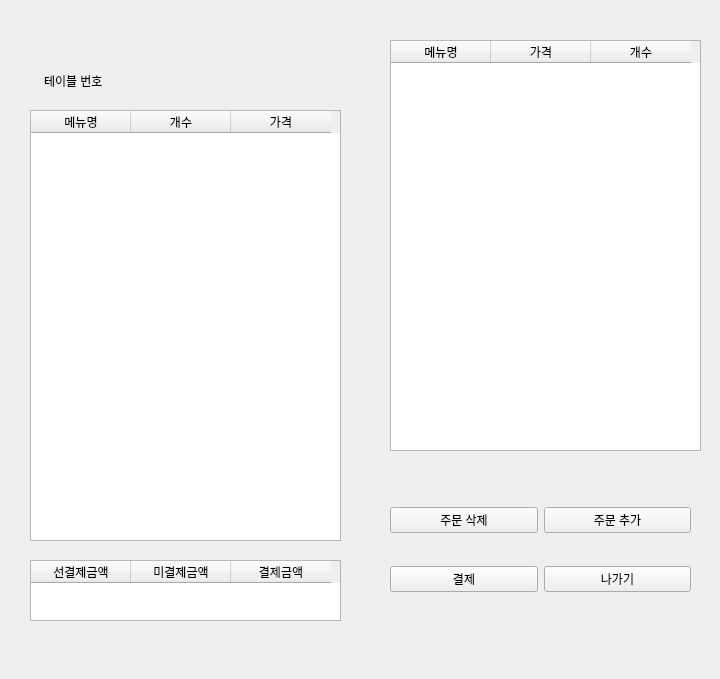
<?xml version="1.0" encoding="UTF-8"?>
<ui version="4.0">
 <class>Form</class>
 <widget class="QWidget" name="Form">
  <property name="geometry">
   <rect>
    <x>0</x>
    <y>0</y>
    <width>720</width>
    <height>679</height>
   </rect>
  </property>
  <property name="minimumSize">
   <size>
    <width>720</width>
    <height>679</height>
   </size>
  </property>
  <property name="maximumSize">
   <size>
    <width>720</width>
    <height>679</height>
   </size>
  </property>
  <property name="windowTitle">
   <string>Form</string>
  </property>
  <widget class="QWidget" name="tableInfoWidget" native="true">
   <property name="geometry">
    <rect>
     <x>0</x>
     <y>0</y>
     <width>711</width>
     <height>671</height>
    </rect>
   </property>
   <property name="minimumSize">
    <size>
     <width>711</width>
     <height>671</height>
    </size>
   </property>
   <property name="maximumSize">
    <size>
     <width>711</width>
     <height>671</height>
    </size>
   </property>
   <widget class="QLabel" name="tableNumLabel">
    <property name="geometry">
     <rect>
      <x>44</x>
      <y>60</y>
      <width>161</width>
      <height>41</height>
     </rect>
    </property>
    <property name="text">
     <string>테이블 번호</string>
    </property>
   </widget>
   <widget class="QWidget" name="layoutWidget">
    <property name="geometry">
     <rect>
      <x>390</x>
      <y>480</y>
      <width>301</width>
      <height>141</height>
     </rect>
    </property>
    <layout class="QGridLayout" name="gridLayout">
     <item row="0" column="0">
      <widget class="QPushButton" name="orderDelete">
       <property name="text">
        <string>주문 삭제</string>
       </property>
      </widget>
     </item>
     <item row="0" column="1">
      <widget class="QPushButton" name="orderAdd">
       <property name="text">
        <string>주문 추가</string>
       </property>
      </widget>
     </item>
     <item row="1" column="0">
      <widget class="QPushButton" name="orderPayment">
       <property name="text">
        <string>결제</string>
       </property>
      </widget>
     </item>
     <item row="1" column="1">
      <widget class="QPushButton" name="windowExit">
       <property name="text">
        <string>나가기</string>
       </property>
      </widget>
     </item>
    </layout>
   </widget>
   <widget class="QTableWidget" name="menuWidget">
    <property name="geometry">
     <rect>
      <x>390</x>
      <y>40</y>
      <width>311</width>
      <height>411</height>
     </rect>
    </property>
    <column>
     <property name="text">
      <string>메뉴명</string>
     </property>
    </column>
    <column>
     <property name="text">
      <string>가격</string>
     </property>
    </column>
    <column>
     <property name="text">
      <string>개수</string>
     </property>
    </column>
   </widget>
   <widget class="QTableWidget" name="billWidget">
    <property name="geometry">
     <rect>
      <x>30</x>
      <y>110</y>
      <width>311</width>
      <height>431</height>
     </rect>
    </property>
    <column>
     <property name="text">
      <string>메뉴명</string>
     </property>
    </column>
    <column>
     <property name="text">
      <string>개수</string>
     </property>
    </column>
    <column>
     <property name="text">
      <string>가격</string>
     </property>
    </column>
   </widget>
   <widget class="QTableWidget" name="stateWidget">
    <property name="geometry">
     <rect>
      <x>30</x>
      <y>560</y>
      <width>311</width>
      <height>61</height>
     </rect>
    </property>
    <column>
     <property name="text">
      <string>선결제금액</string>
     </property>
    </column>
    <column>
     <property name="text">
      <string>미결제금액</string>
     </property>
    </column>
    <column>
     <property name="text">
      <string>결제금액</string>
     </property>
    </column>
   </widget>
  </widget>
 </widget>
 <resources/>
 <connections/>
</ui>
